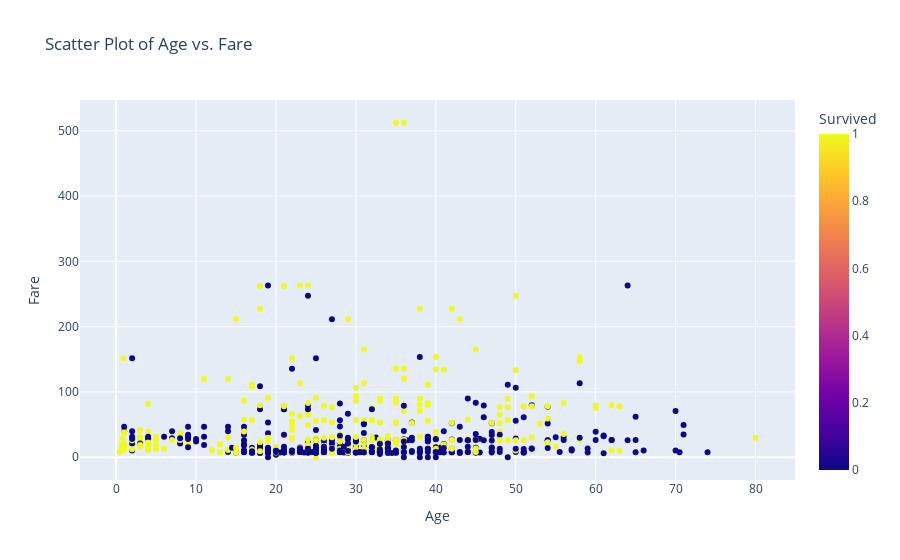

The code cell stored with this chart in its notebook:
### Code cell
# Scatter Plot
fig = px.scatter(df, x='Age', y='Fare', color='Survived', title='Scatter Plot of Age vs. Fare')
fig.show()

### Figure 1 — Plotly figure (JSON) as saved in the notebook; plotly's stock layout.template omitted (floating-point values rounded to 4 significant figures; data arrays with more than 128 entries replaced by an {"elided": "..."} marker saying what was removed)
{"data": [{"hovertemplate": "Age=%{x}<br>Fare=%{y}<br>Survived=%{marker.color}<extra></extra>", "legendgroup": "", "marker": {"color": {"elided": "714 int values"}, "coloraxis": "coloraxis", "symbol": "circle"}, "mode": "markers", "name": "", "orientation": "v", "showlegend": false, "type": "scatter", "x": {"elided": "714 float values"}, "xaxis": "x", "y": {"elided": "714 float values"}, "yaxis": "y"}], "layout": {"autosize": true, "coloraxis": {"colorbar": {"title": {"text": "Survived"}}, "colorscale": [[0, "#0d0887"], [0.1111, "#46039f"], [0.2222, "#7201a8"], [0.3333, "#9c179e"], [0.4444, "#bd3786"], [0.5556, "#d8576b"], [0.6667, "#ed7953"], [0.7778, "#fb9f3a"], [0.8889, "#fdca26"], [1, "#f0f921"]]}, "legend": {"tracegroupgap": 0}, "title": {"text": "Scatter Plot of Age vs. Fare"}, "xaxis": {"anchor": "y", "autorange": true, "domain": [0, 1], "range": [-4.761, 85.18], "title": {"text": "Age"}, "type": "linear"}, "yaxis": {"anchor": "x", "autorange": true, "domain": [0, 1], "range": [-42.28, 554.6], "title": {"text": "Fare"}, "type": "linear"}}}
